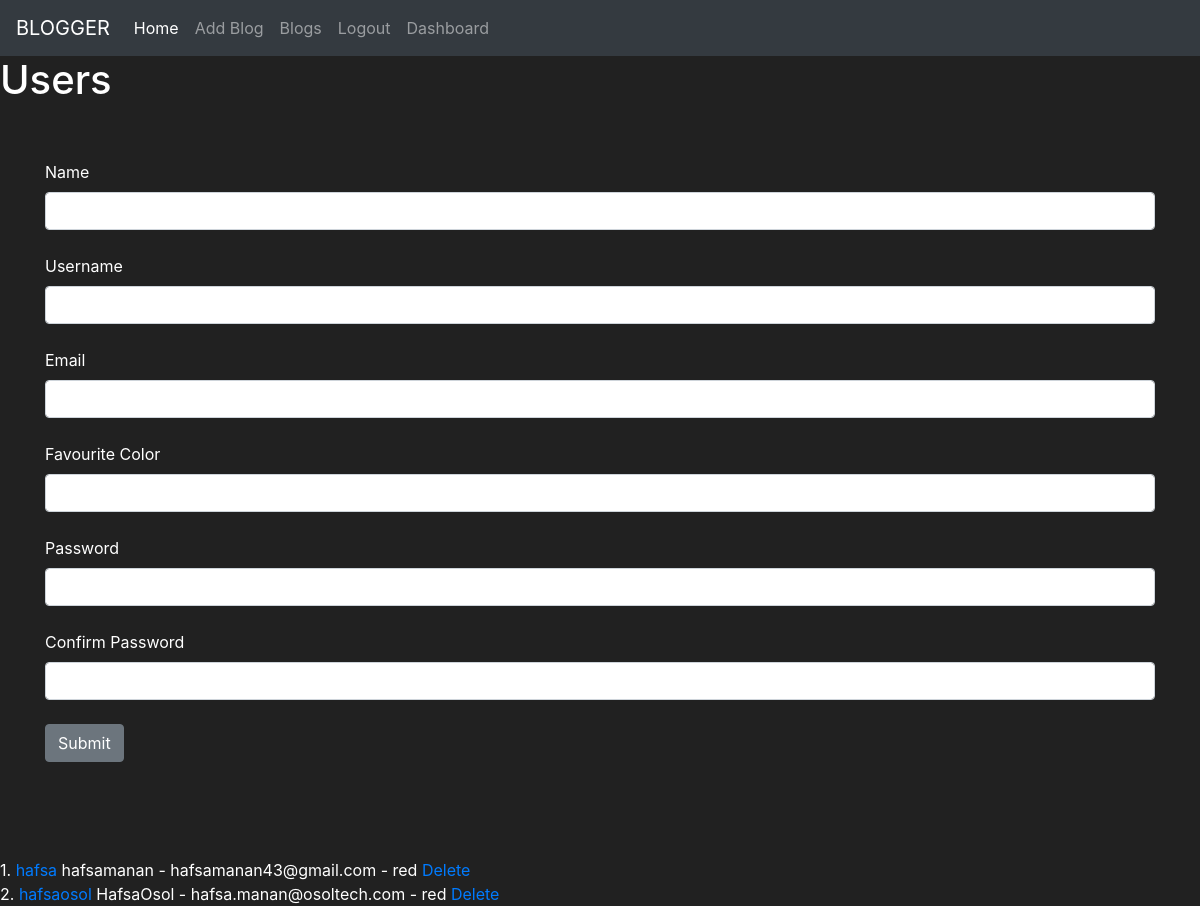
/name (signed in), run on the app's committed database.
### app.py (models this page shows, shortened)
class Users(db.Model, UserMixin):
    id = db.Column(db.Integer, primary_key = True)
    username = db.Column(db.String(20), nullable = False,unique = True)
    name = db.Column(db.String(200), nullable = False)
    email = db.Column(db.String(120), nullable = False,unique = True)
    fav_color = db.Column(db.String(120))
    date_added = db.Column(db.DateTime, default = datetime.now(timezone.utc))
    password_hash = db.Column(db.String(120))
    posts = db.relationship('Posts', backref = 'poster')
    comments = db.relationship('Comments', backref = 'commenter')
    @property
    def password(self):
        raise AttributeError("password is not a readable attribute")

### app.py (the view, shortened to what this page needs)
@app.route('/name', methods = ['GET','POST'])
def name():
    name = None
    form = NameForm()
    our_users = Users.query.order_by(Users.date_added)
    return render_template("name.html", name = name, form = form, our_users = our_users)

### app.py
class NameForm(FlaskForm):
    name = StringField("Name", validators=[DataRequired()])
    email = StringField("Email", validators=[DataRequired()])
    username = StringField("Username", validators=[DataRequired()])
    fav_color = StringField("Favourite Color")
    password_hash = PasswordField("Password", validators=[DataRequired(),EqualTo('password_hash2',message = 'Password does not match')])
    password_hash2 = PasswordField("Confirm Password", validators = [DataRequired()])
    submit = SubmitField("Submit")

### app.py (called while the page is built)
@login_manager.user_loader
def load_user(user_id):
    return Users.query.get(int(user_id))

### templates/name.html (shortened to what this page needs)
{% extends 'base.html'%}
{% block content %}
{% if name %}
<h1>
  hello {{name}}
</h1>
{% else %}
<h1>Users</h1>
<br>
<div class="container my-4">
<form action="{{ url_for('name')}}" method="POST">
  {{ form.name.label(class="form-label") }}
  {{ form.name(class="form-control") }}
  <br>
  {{ form.username.label(class="form-label") }}
  {{ form.username(class="form-control") }}
  <br>
  {{ form.email.label(class="form-label") }}
  {{ form.email(class="form-control") }}
  <br>
  {{ form.fav_color.label(class="form-label") }}
  {{ form.fav_color(class="form-control") }}
  <br>
  {{ form.password_hash.label(class="form-label") }}
  {{ form.password_hash(class="form-control") }}
  <br>
  {{ form.password_hash2.label(class="form-label") }}
  {{ form.password_hash2(class="form-control") }}
  <br>
  {{ form.submit(class="btn btn-secondary") }}
</form>
</div>
<br><br><br>
{% for our_user in our_users %}
{{our_user.id}}. <a href="{{url_for('update',id=our_user.id)}}"> {{our_user.name}}</a> {{our_user.username}} - {{our_user.email}} - {{our_user.fav_color}} <a href="{{url_for('delete',id=our_user.id)}}"> Delete</a>
<br>
{% endfor %}
{% endif %}
{% endblock %}

### templates/base.html (style rules this page uses)
body { background-color: #212121; color: white }

### data on the page
Users: id "1", name "hafsa", username "hafsamanan", email "hafsamanan43@gmail.com", fav_color "red"
Users: id "2", name "hafsaosol", username "HafsaOsol", email "hafsa.manan@osoltech.com", fav_color "red"
